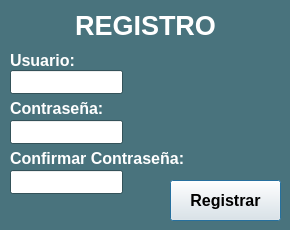
<?xml version="1.0" encoding="UTF-8"?>
<ui version="4.0">
 <class>Registro</class>
 <widget class="QDialog" name="Registro">
  <property name="enabled">
   <bool>true</bool>
  </property>
  <property name="geometry">
   <rect>
    <x>0</x>
    <y>0</y>
    <width>290</width>
    <height>230</height>
   </rect>
  </property>
  <property name="minimumSize">
   <size>
    <width>290</width>
    <height>230</height>
   </size>
  </property>
  <property name="maximumSize">
   <size>
    <width>290</width>
    <height>230</height>
   </size>
  </property>
  <property name="palette">
   <palette>
    <active>
     <colorrole role="Base">
      <brush brushstyle="SolidPattern">
       <color alpha="255">
        <red>255</red>
        <green>255</green>
        <blue>255</blue>
       </color>
      </brush>
     </colorrole>
     <colorrole role="Window">
      <brush brushstyle="SolidPattern">
       <color alpha="255">
        <red>73</red>
        <green>115</green>
        <blue>125</blue>
       </color>
      </brush>
     </colorrole>
    </active>
    <inactive>
     <colorrole role="Base">
      <brush brushstyle="SolidPattern">
       <color alpha="255">
        <red>255</red>
        <green>255</green>
        <blue>255</blue>
       </color>
      </brush>
     </colorrole>
     <colorrole role="Window">
      <brush brushstyle="SolidPattern">
       <color alpha="255">
        <red>73</red>
        <green>115</green>
        <blue>125</blue>
       </color>
      </brush>
     </colorrole>
    </inactive>
    <disabled>
     <colorrole role="Base">
      <brush brushstyle="SolidPattern">
       <color alpha="255">
        <red>73</red>
        <green>115</green>
        <blue>125</blue>
       </color>
      </brush>
     </colorrole>
     <colorrole role="Window">
      <brush brushstyle="SolidPattern">
       <color alpha="255">
        <red>73</red>
        <green>115</green>
        <blue>125</blue>
       </color>
      </brush>
     </colorrole>
    </disabled>
   </palette>
  </property>
  <property name="windowTitle">
   <string>Registro</string>
  </property>
  <widget class="QWidget" name="centralWidget" native="true">
   <property name="geometry">
    <rect>
     <x>0</x>
     <y>0</y>
     <width>291</width>
     <height>241</height>
    </rect>
   </property>
   <widget class="QPushButton" name="btn_register">
    <property name="geometry">
     <rect>
      <x>170</x>
      <y>180</y>
      <width>111</width>
      <height>41</height>
     </rect>
    </property>
    <property name="font">
     <font>
      <pointsize>12</pointsize>
      <weight>75</weight>
      <bold>true</bold>
     </font>
    </property>
    <property name="text">
     <string>Registrar</string>
    </property>
   </widget>
   <widget class="QLabel" name="label">
    <property name="geometry">
     <rect>
      <x>10</x>
      <y>50</y>
      <width>71</width>
      <height>20</height>
     </rect>
    </property>
    <property name="palette">
     <palette>
      <active>
       <colorrole role="WindowText">
        <brush brushstyle="SolidPattern">
         <color alpha="255">
          <red>255</red>
          <green>255</green>
          <blue>255</blue>
         </color>
        </brush>
       </colorrole>
       <colorrole role="Text">
        <brush brushstyle="SolidPattern">
         <color alpha="255">
          <red>0</red>
          <green>0</green>
          <blue>0</blue>
         </color>
        </brush>
       </colorrole>
      </active>
      <inactive>
       <colorrole role="WindowText">
        <brush brushstyle="SolidPattern">
         <color alpha="255">
          <red>255</red>
          <green>255</green>
          <blue>255</blue>
         </color>
        </brush>
       </colorrole>
       <colorrole role="Text">
        <brush brushstyle="SolidPattern">
         <color alpha="255">
          <red>0</red>
          <green>0</green>
          <blue>0</blue>
         </color>
        </brush>
       </colorrole>
      </inactive>
      <disabled>
       <colorrole role="WindowText">
        <brush brushstyle="SolidPattern">
         <color alpha="255">
          <red>159</red>
          <green>158</green>
          <blue>158</blue>
         </color>
        </brush>
       </colorrole>
       <colorrole role="Text">
        <brush brushstyle="SolidPattern">
         <color alpha="255">
          <red>159</red>
          <green>158</green>
          <blue>158</blue>
         </color>
        </brush>
       </colorrole>
      </disabled>
     </palette>
    </property>
    <property name="font">
     <font>
      <pointsize>12</pointsize>
      <weight>75</weight>
      <bold>true</bold>
     </font>
    </property>
    <property name="text">
     <string>Usuario:</string>
    </property>
   </widget>
   <widget class="QLabel" name="label_2">
    <property name="geometry">
     <rect>
      <x>10</x>
      <y>100</y>
      <width>101</width>
      <height>16</height>
     </rect>
    </property>
    <property name="palette">
     <palette>
      <active>
       <colorrole role="WindowText">
        <brush brushstyle="SolidPattern">
         <color alpha="255">
          <red>255</red>
          <green>255</green>
          <blue>255</blue>
         </color>
        </brush>
       </colorrole>
      </active>
      <inactive>
       <colorrole role="WindowText">
        <brush brushstyle="SolidPattern">
         <color alpha="255">
          <red>255</red>
          <green>255</green>
          <blue>255</blue>
         </color>
        </brush>
       </colorrole>
      </inactive>
      <disabled>
       <colorrole role="WindowText">
        <brush brushstyle="SolidPattern">
         <color alpha="255">
          <red>159</red>
          <green>158</green>
          <blue>158</blue>
         </color>
        </brush>
       </colorrole>
      </disabled>
     </palette>
    </property>
    <property name="font">
     <font>
      <pointsize>12</pointsize>
      <weight>75</weight>
      <bold>true</bold>
     </font>
    </property>
    <property name="text">
     <string>Contraseña:</string>
    </property>
   </widget>
   <widget class="QLineEdit" name="txt_user_register">
    <property name="geometry">
     <rect>
      <x>10</x>
      <y>70</y>
      <width>113</width>
      <height>24</height>
     </rect>
    </property>
   </widget>
   <widget class="QLineEdit" name="txt_password_register">
    <property name="geometry">
     <rect>
      <x>10</x>
      <y>120</y>
      <width>113</width>
      <height>24</height>
     </rect>
    </property>
   </widget>
   <widget class="QLabel" name="label_3">
    <property name="geometry">
     <rect>
      <x>10</x>
      <y>10</y>
      <width>271</width>
      <height>31</height>
     </rect>
    </property>
    <property name="palette">
     <palette>
      <active>
       <colorrole role="WindowText">
        <brush brushstyle="SolidPattern">
         <color alpha="255">
          <red>255</red>
          <green>255</green>
          <blue>255</blue>
         </color>
        </brush>
       </colorrole>
      </active>
      <inactive>
       <colorrole role="WindowText">
        <brush brushstyle="SolidPattern">
         <color alpha="255">
          <red>255</red>
          <green>255</green>
          <blue>255</blue>
         </color>
        </brush>
       </colorrole>
      </inactive>
      <disabled>
       <colorrole role="WindowText">
        <brush brushstyle="SolidPattern">
         <color alpha="255">
          <red>159</red>
          <green>158</green>
          <blue>158</blue>
         </color>
        </brush>
       </colorrole>
      </disabled>
     </palette>
    </property>
    <property name="font">
     <font>
      <pointsize>20</pointsize>
      <weight>75</weight>
      <bold>true</bold>
     </font>
    </property>
    <property name="text">
     <string>REGISTRO</string>
    </property>
    <property name="alignment">
     <set>Qt::AlignCenter</set>
    </property>
   </widget>
   <widget class="QLabel" name="lbl_message">
    <property name="geometry">
     <rect>
      <x>160</x>
      <y>60</y>
      <width>121</width>
      <height>51</height>
     </rect>
    </property>
    <property name="palette">
     <palette>
      <active>
       <colorrole role="WindowText">
        <brush brushstyle="SolidPattern">
         <color alpha="255">
          <red>255</red>
          <green>0</green>
          <blue>0</blue>
         </color>
        </brush>
       </colorrole>
      </active>
      <inactive>
       <colorrole role="WindowText">
        <brush brushstyle="SolidPattern">
         <color alpha="255">
          <red>255</red>
          <green>0</green>
          <blue>0</blue>
         </color>
        </brush>
       </colorrole>
      </inactive>
      <disabled>
       <colorrole role="WindowText">
        <brush brushstyle="SolidPattern">
         <color alpha="255">
          <red>159</red>
          <green>158</green>
          <blue>158</blue>
         </color>
        </brush>
       </colorrole>
      </disabled>
     </palette>
    </property>
    <property name="font">
     <font>
      <pointsize>14</pointsize>
      <weight>75</weight>
      <bold>true</bold>
     </font>
    </property>
    <property name="text">
     <string>&lt;html&gt;&lt;head/&gt;&lt;body&gt;&lt;p&gt;&lt;br/&gt;&lt;/p&gt;&lt;/body&gt;&lt;/html&gt;</string>
    </property>
   </widget>
   <widget class="QLabel" name="label_4">
    <property name="geometry">
     <rect>
      <x>10</x>
      <y>150</y>
      <width>191</width>
      <height>16</height>
     </rect>
    </property>
    <property name="palette">
     <palette>
      <active>
       <colorrole role="WindowText">
        <brush brushstyle="SolidPattern">
         <color alpha="255">
          <red>255</red>
          <green>255</green>
          <blue>255</blue>
         </color>
        </brush>
       </colorrole>
      </active>
      <inactive>
       <colorrole role="WindowText">
        <brush brushstyle="SolidPattern">
         <color alpha="255">
          <red>255</red>
          <green>255</green>
          <blue>255</blue>
         </color>
        </brush>
       </colorrole>
      </inactive>
      <disabled>
       <colorrole role="WindowText">
        <brush brushstyle="SolidPattern">
         <color alpha="255">
          <red>159</red>
          <green>158</green>
          <blue>158</blue>
         </color>
        </brush>
       </colorrole>
      </disabled>
     </palette>
    </property>
    <property name="font">
     <font>
      <pointsize>12</pointsize>
      <weight>75</weight>
      <bold>true</bold>
     </font>
    </property>
    <property name="text">
     <string>Confirmar Contraseña:</string>
    </property>
   </widget>
   <widget class="QLineEdit" name="txt_password_2_register">
    <property name="geometry">
     <rect>
      <x>10</x>
      <y>170</y>
      <width>113</width>
      <height>24</height>
     </rect>
    </property>
   </widget>
  </widget>
 </widget>
 <layoutdefault spacing="6" margin="11"/>
 <resources/>
 <connections/>
</ui>
